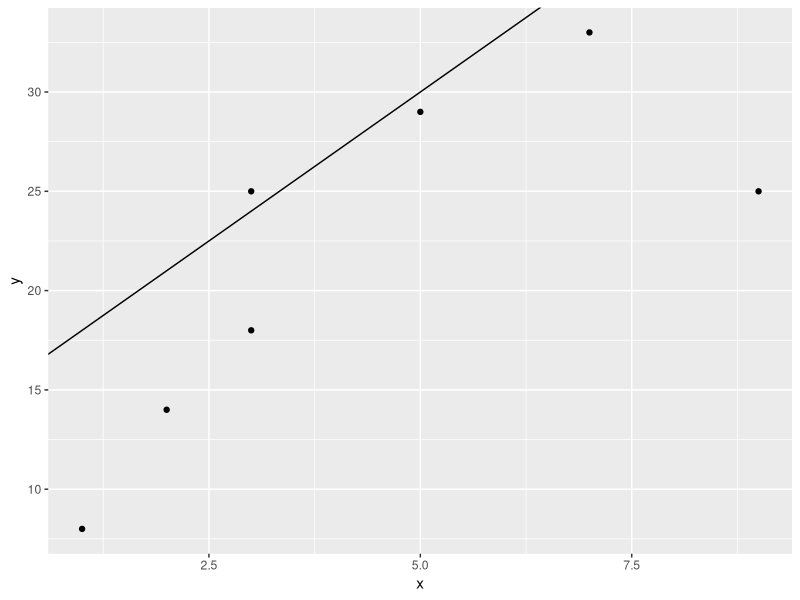
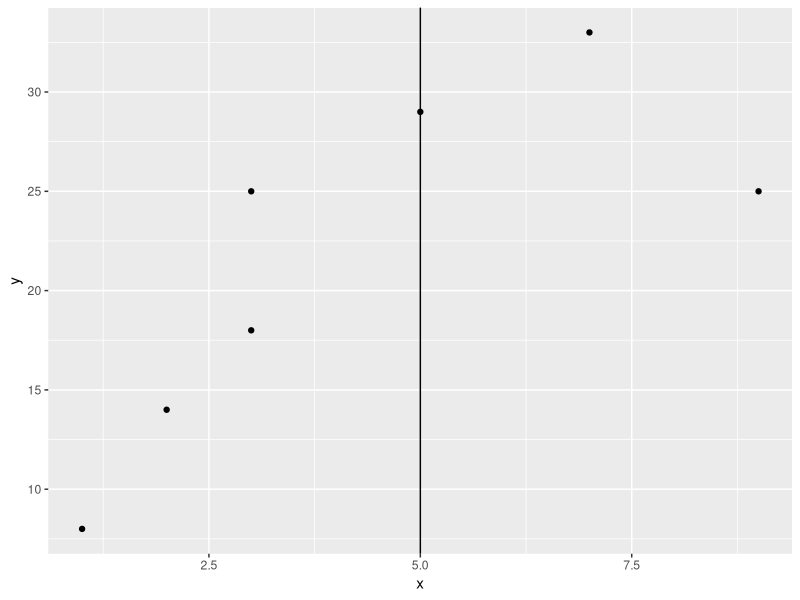
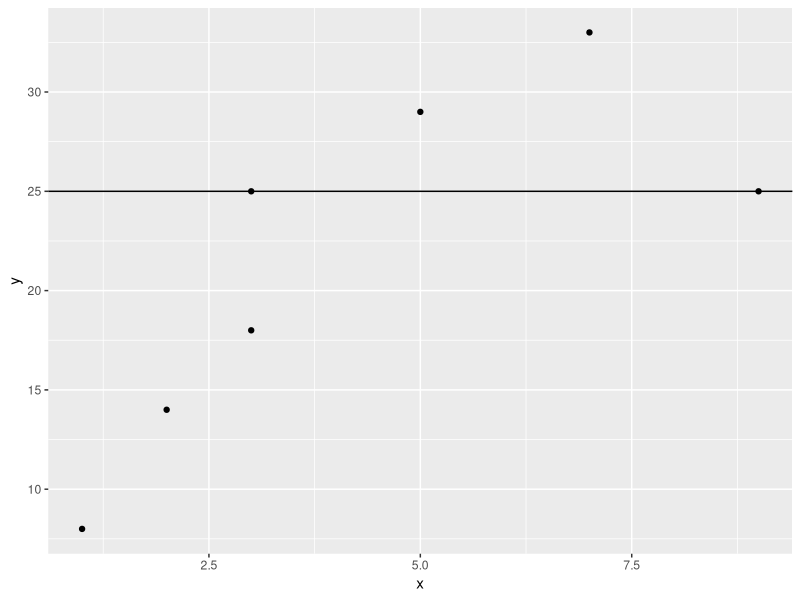
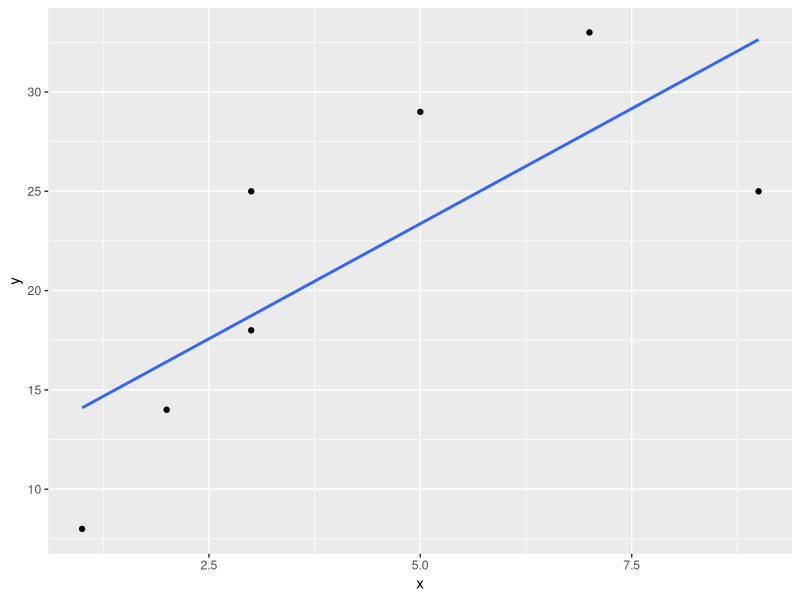

Write the R code that produced these figures, in order.
# create data frame
df <- data.frame(x=c(1, 2, 3, 3, 5, 7, 9),
                 y=c(8, 14, 18, 25, 29, 33, 25))

# view data frame
df

# Example 1: Use geom_abline() to Add Line with Slope and Intercept
library("ggplot2")

# create scatterplot and add straight line with specific slope and intercept
ggplot(df, aes(x=x, y=y)) + 
  geom_point() + 
  geom_abline(slope = 3, intercept=15)

# Example 2: Use geom_vline() to Add Vertical Line
library("ggplot2")

# create scatterplot and add vertical line at x=5
ggplot(df, aes(x=x, y=y)) +
  geom_point() + 
  geom_vline(xintercept = 5)

# Example 3: Use geom_hline() to Add Horizontal Line
library("ggplot2")

# create scatterplot and add horizontal line at y=25
ggplot(df, aes(x=x, y=y)) + 
  geom_point() + 
  geom_hline(yintercept = 25)

# Example 4: Use geom_smooth() to Add Regression Line
library("ggplot2")

# create scatterplot and add fitted regression line
ggplot(df, aes(x=x, y=y)) + 
  geom_point() +
  geom_smooth(method = "lm", se=FALSE)
